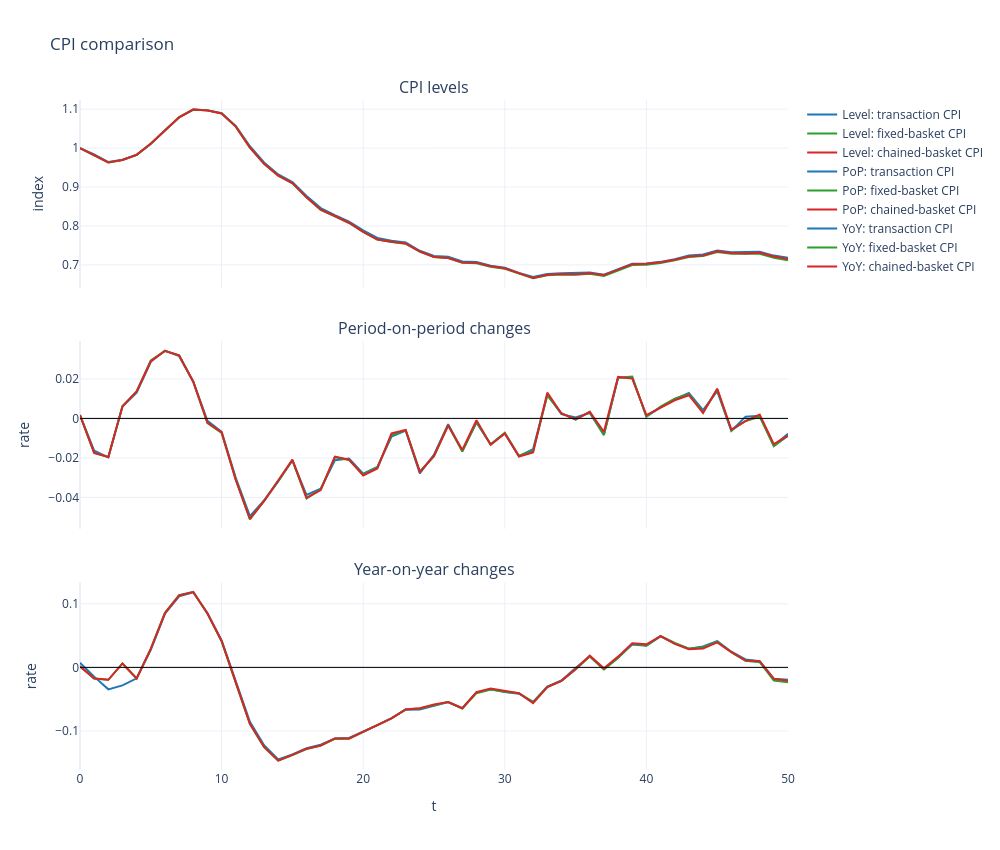
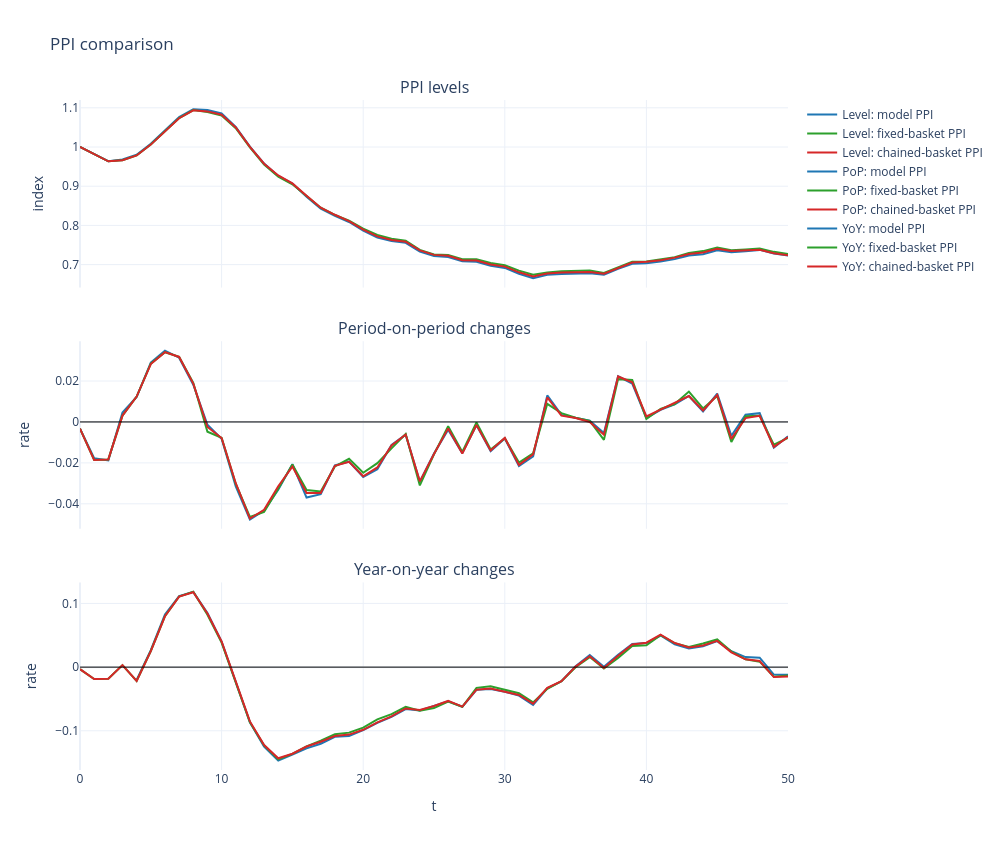
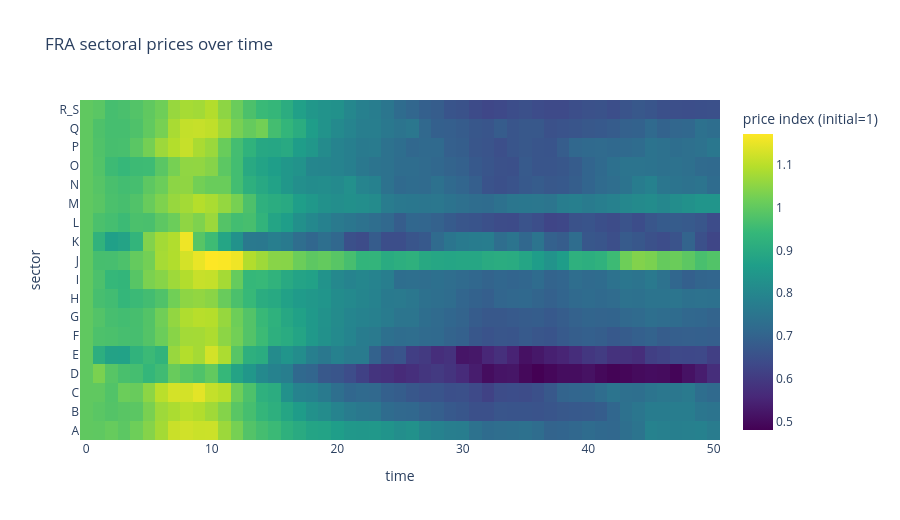
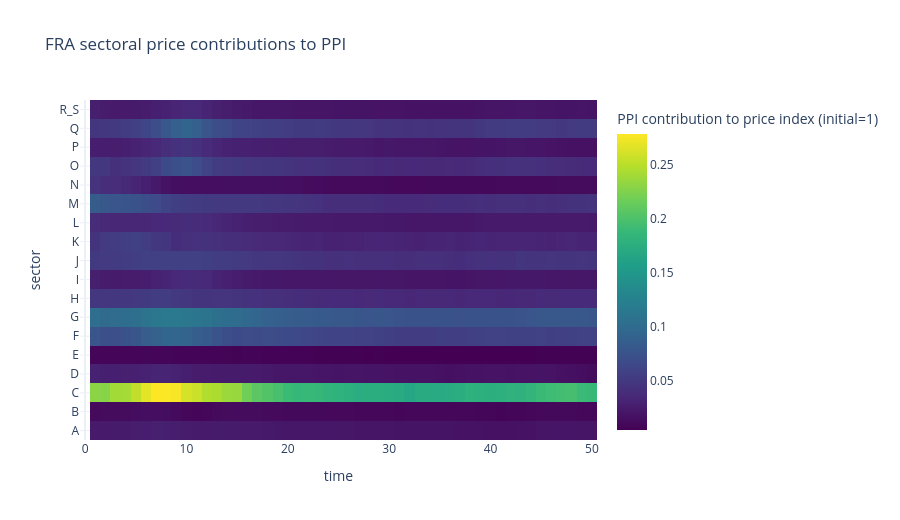

Here is the notebook cell these charts were saved with, in order:
### Code cell
# Price And Sector Diagnostics
cpi_df = build_cpi_comparison_df(model, country_code=cfg.country_iso3)
ppi_df = build_ppi_comparison_df(model, country_code=cfg.country_iso3)
plot_cpi_comparison(cpi_df)
plot_ppi_comparison(ppi_df)
plot_sectoral_prices_over_time(model=model, country_code=cfg.country_iso3)
plot_sectoral_prices_over_time(model=model, country_code=cfg.country_iso3, kind="lines", print_sector_names=False)
plot_employment_by_sector(model, cfg.country_iso3, title="Employment by sector (model)")
plot_production_by_sector(model, cfg.country_iso3, title="Production by sector (model)")
